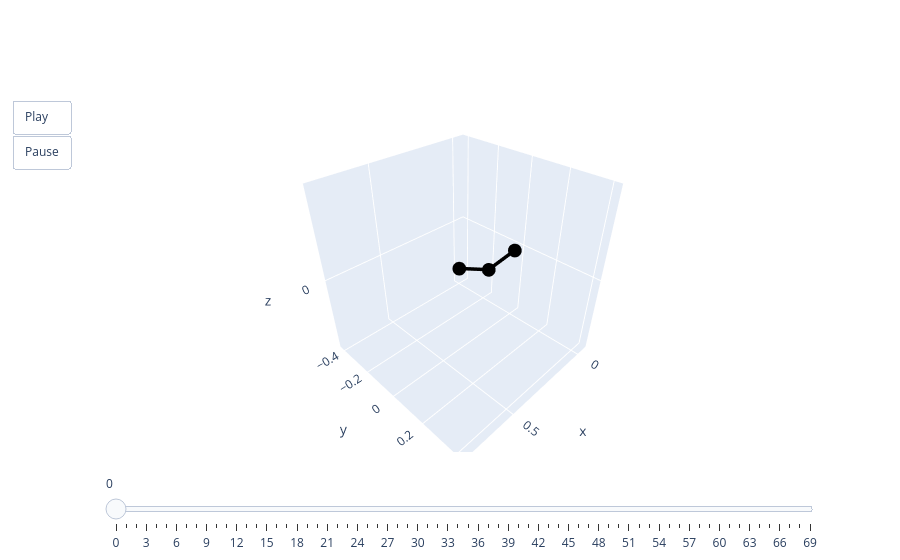

Notebook source saved alongside this figure:
### Code cell
animate(valid.qs[0])

### Figure 1 — Plotly figure (JSON) as saved in the notebook; plotly's stock layout.template omitted (floating-point values rounded to 4 significant figures)
{"data": [{"line": {"color": "black", "width": 7}, "mode": "lines+markers", "type": "scatter3d", "x": [0, 0.1921, 0.3882], "y": [0, 0, 0], "z": [0, -0.02358, 0.07764]}], "layout": {"scene": {"aspectmode": "cube", "xaxis": {"autorange": false, "range": [-0.07293, 0.8022]}, "yaxis": {"autorange": false, "range": [-0.4376, 0.4376]}, "zaxis": {"autorange": false, "range": [-0.4119, 0.4632]}}, "sliders": [{"steps": [{"args": [["0"], {"frame": {"duration": 0, "redraw": true}, "mode": "immediate"}], "label": "0", "method": "animate"}, {"args": [["1"], {"frame": {"duration": 0, "redraw": true}, "mode": "immediate"}], "label": "1", "method": "animate"}, {"args": [["2"], {"frame": {"duration": 0, "redraw": true}, "mode": "immediate"}], "label": "2", "method": "animate"}, {"args": [["3"], {"frame": {"duration": 0, "redraw": true}, "mode": "immediate"}], "label": "3", "method": "animate"}, {"args": [["4"], {"frame": {"duration": 0, "redraw": true}, "mode": "immediate"}], "label": "4", "method": "animate"}, {"args": [["5"], {"frame": {"duration": 0, "redraw": true}, "mode": "immediate"}], "label": "5", "method": "animate"}, {"args": [["6"], {"frame": {"duration": 0, "redraw": true}, "mode": "immediate"}], "label": "6", "method": "animate"}, {"args": [["7"], {"frame": {"duration": 0, "redraw": true}, "mode": "immediate"}], "label": "7", "method": "animate"}, {"args": [["8"], {"frame": {"duration": 0, "redraw": true}, "mode": "immediate"}], "label": "8", "method": "animate"}, {"args": [["9"], {"frame": {"duration": 0, "redraw": true}, "mode": "immediate"}], "label": "9", "method": "animate"}, {"args": [["10"], {"frame": {"duration": 0, "redraw": true}, "mode": "immediate"}], "label": "10", "method": "animate"}, {"args": [["11"], {"frame": {"duration": 0, "redraw": true}, "mode": "immediate"}], "label": "11", "method": "animate"}, {"args": [["12"], {"frame": {"duration": 0, "redraw": true}, "mode": "immediate"}], "label": "12", "method": "animate"}, {"args": [["13"], {"frame": {"duration": 0, "redraw": true}, "mode": "immediate"}], "label": "13", "method": "animate"}, {"args": [["14"], {"frame": {"duration": 0, "redraw": true}, "mode": "immediate"}], "label": "14", "method": "animate"}, {"args": [["15"], {"frame": {"duration": 0, "redraw": true}, "mode": "immediate"}], "label": "15", "method": "animate"}, {"args": [["16"], {"frame": {"duration": 0, "redraw": true}, "mode": "immediate"}], "label": "16", "method": "animate"}, {"args": [["17"], {"frame": {"duration": 0, "redraw": true}, "mode": "immediate"}], "label": "17", "method": "animate"}, {"args": [["18"], {"frame": {"duration": 0, "redraw": true}, "mode": "immediate"}], "label": "18", "method": "animate"}, {"args": [["19"], {"frame": {"duration": 0, "redraw": true}, "mode": "immediate"}], "label": "19", "method": "animate"}, {"args": [["20"], {"frame": {"duration": 0, "redraw": true}, "mode": "immediate"}], "label": "20", "method": "animate"}, {"args": [["21"], {"frame": {"duration": 0, "redraw": true}, "mode": "immediate"}], "label": "21", "method": "animate"}, {"args": [["22"], {"frame": {"duration": 0, "redraw": true}, "mode": "immediate"}], "label": "22", "method": "animate"}, {"args": [["23"], {"frame": {"duration": 0, "redraw": true}, "mode": "immediate"}], "label": "23", "method": "animate"}, {"args": [["24"], {"frame": {"duration": 0, "redraw": true}, "mode": "immediate"}], "label": "24", "method": "animate"}, {"args": [["25"], {"frame": {"duration": 0, "redraw": true}, "mode": "immediate"}], "label": "25", "method": "animate"}, {"args": [["26"], {"frame": {"duration": 0, "redraw": true}, "mode": "immediate"}], "label": "26", "method": "animate"}, {"args": [["27"], {"frame": {"duration": 0, "redraw": true}, "mode": "immediate"}], "label": "27", "method": "animate"}, {"args": [["28"], {"frame": {"duration": 0, "redraw": true}, "mode": "immediate"}], "label": "28", "method": "animate"}, {"args": [["29"], {"frame": {"duration": 0, "redraw": true}, "mode": "immediate"}], "label": "29", "method": "animate"}, {"args": [["30"], {"frame": {"duration": 0, "redraw": true}, "mode": "immediate"}], "label": "30", "method": "animate"}, {"args": [["31"], {"frame": {"duration": 0, "redraw": true}, "mode": "immediate"}], "label": "31", "method": "animate"}, {"args": [["32"], {"frame": {"duration": 0, "redraw": true}, "mode": "immediate"}], "label": "32", "method": "animate"}, {"args": [["33"], {"frame": {"duration": 0, "redraw": true}, "mode": "immediate"}], "label": "33", "method": "animate"}, {"args": [["34"], {"frame": {"duration": 0, "redraw": true}, "mode": "immediate"}], "label": "34", "method": "animate"}, {"args": [["35"], {"frame": {"duration": 0, "redraw": true}, "mode": "immediate"}], "label": "35", "method": "animate"}, {"args": [["36"], {"frame": {"duration": 0, "redraw": true}, "mode": "immediate"}], "label": "36", "method": "animate"}, {"args": [["37"], {"frame": {"duration": 0, "redraw": true}, "mode": "immediate"}], "label": "37", "method": "animate"}, {"args": [["38"], {"frame": {"duration": 0, "redraw": true}, "mode": "immediate"}], "label": "38", "method": "animate"}, {"args": [["39"], {"frame": {"duration": 0, "redraw": true}, "mode": "immediate"}], "label": "39", "method": "animate"}, {"args": [["40"], {"frame": {"duration": 0, "redraw": true}, "mode": "immediate"}], "label": "40", "method": "animate"}, {"args": [["41"], {"frame": {"duration": 0, "redraw": true}, "mode": "immediate"}], "label": "41", "method": "animate"}, {"args": [["42"], {"frame": {"duration": 0, "redraw": true}, "mode": "immediate"}], "label": "42", "method": "animate"}, {"args": [["43"], {"frame": {"duration": 0, "redraw": true}, "mode": "immediate"}], "label": "43", "method": "animate"}, {"args": [["44"], {"frame": {"duration": 0, "redraw": true}, "mode": "immediate"}], "label": "44", "method": "animate"}, {"args": [["45"], {"frame": {"duration": 0, "redraw": true}, "mode": "immediate"}], "label": "45", "method": "animate"}, {"args": [["46"], {"frame": {"duration": 0, "redraw": true}, "mode": "immediate"}], "label": "46", "method": "animate"}, {"args": [["47"], {"frame": {"duration": 0, "redraw": true}, "mode": "immediate"}], "label": "47", "method": "animate"}, {"args": [["48"], {"frame": {"duration": 0, "redraw": true}, "mode": "immediate"}], "label": "48", "method": "animate"}, {"args": [["49"], {"frame": {"duration": 0, "redraw": true}, "mode": "immediate"}], "label": "49", "method": "animate"}, {"args": [["50"], {"frame": {"duration": 0, "redraw": true}, "mode": "immediate"}], "label": "50", "method": "animate"}, {"args": [["51"], {"frame": {"duration": 0, "redraw": true}, "mode": "immediate"}], "label": "51", "method": "animate"}, {"args": [["52"], {"frame": {"duration": 0, "redraw": true}, "mode": "immediate"}], "label": "52", "method": "animate"}, {"args": [["53"], {"frame": {"duration": 0, "redraw": true}, "mode": "immediate"}], "label": "53", "method": "animate"}, {"args": [["54"], {"frame": {"duration": 0, "redraw": true}, "mode": "immediate"}], "label": "54", "method": "animate"}, {"args": [["55"], {"frame": {"duration": 0, "redraw": true}, "mode": "immediate"}], "label": "55", "method": "animate"}, {"args": [["56"], {"frame": {"duration": 0, "redraw": true}, "mode": "immediate"}], "label": "56", "method": "animate"}, {"args": [["57"], {"frame": {"duration": 0, "redraw": true}, "mode": "immediate"}], "label": "57", "method": "animate"}, {"args": [["58"], {"frame": {"duration": 0, "redraw": true}, "mode": "immediate"}], "label": "58", "method": "animate"}, {"args": [["59"], {"frame": {"duration": 0, "redraw": true}, "mode": "immediate"}], "label": "59", "method": "animate"}, {"args": [["60"], {"frame": {"duration": 0, "redraw": true}, "mode": "immediate"}], "label": "60", "method": "animate"}, {"args": [["61"], {"frame": {"duration": 0, "redraw": true}, "mode": "immediate"}], "label": "61", "method": "animate"}, {"args": [["62"], {"frame": {"duration": 0, "redraw": true}, "mode": "immediate"}], "label": "62", "method": "animate"}, {"args": [["63"], {"frame": {"duration": 0, "redraw": true}, "mode": "immediate"}], "label": "63", "method": "animate"}, {"args": [["64"], {"frame": {"duration": 0, "redraw": true}, "mode": "immediate"}], "label": "64", "method": "animate"}, {"args": [["65"], {"frame": {"duration": 0, "redraw": true}, "mode": "immediate"}], "label": "65", "method": "animate"}, {"args": [["66"], {"frame": {"duration": 0, "redraw": true}, "mode": "immediate"}], "label": "66", "method": "animate"}, {"args": [["67"], {"frame": {"duration": 0, "redraw": true}, "mode": "immediate"}], "label": "67", "method": "animate"}, {"args": [["68"], {"frame": {"duration": 0, "redraw": true}, "mode": "immediate"}], "label": "68", "method": "animate"}, {"args": [["69"], {"frame": {"duration": 0, "redraw": true}, "mode": "immediate"}], "label": "69", "method": "animate"}]}], "updatemenus": [{"buttons": [{"args": [null, {"frame": {"duration": 50, "redraw": true}, "fromcurrent": true}], "label": "Play", "method": "animate"}, {"args": [[null], {"frame": {"duration": 0, "redraw": true}, "mode": "immediate"}], "label": "Pause", "method": "animate"}], "showactive": false, "type": "buttons"}]}}
